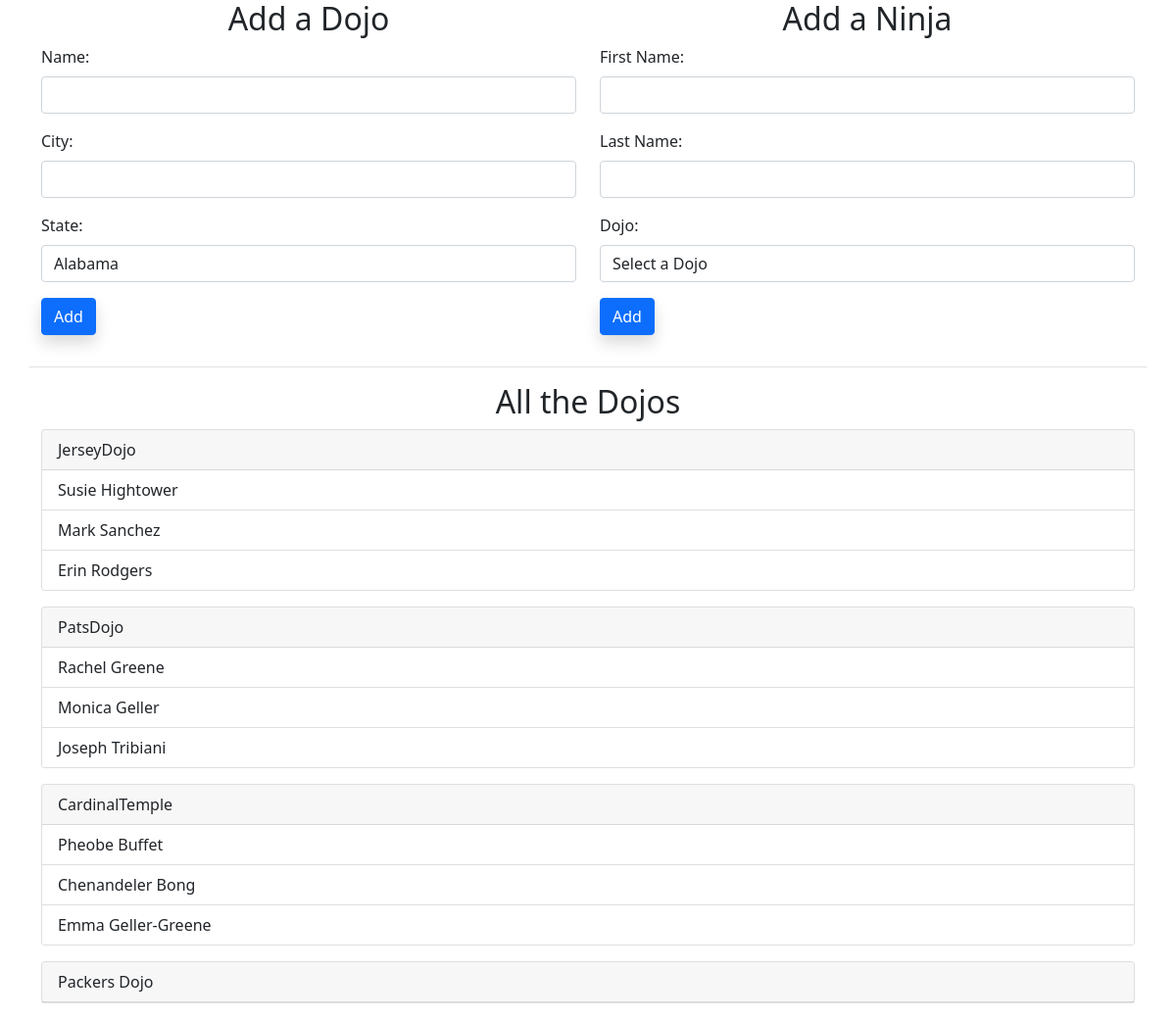
Before: / with the older database file.
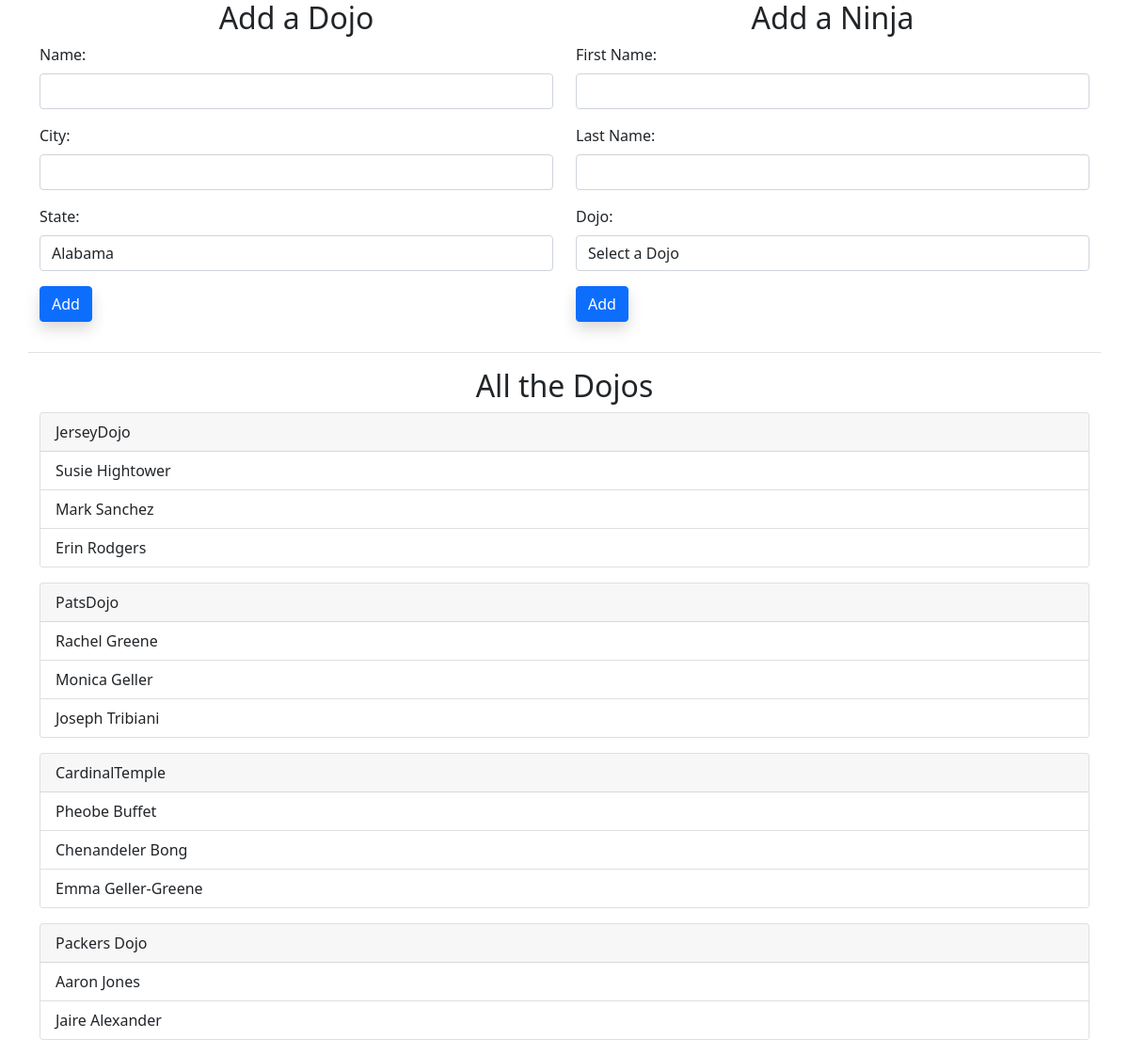
After: the same page with the newer database file.
### dojo_ninjas_app/models.py (models this page shows)
class Dojo(models.Model):
    name = models.CharField(max_length=255)
    city = models.CharField(max_length=255)
    state = models.EmailField(max_length=2)
    desc = models.TextField(null=True)
    created_at = models.DateTimeField(auto_now_add=True)
    updated_at = models.DateTimeField(auto_now=True)

class Ninja(models.Model):
    first_name = models.CharField(max_length=255)
    last_name = models.CharField(max_length=255)
    dojo = models.ForeignKey(Dojo, related_name="ninjas", on_delete = models.CASCADE)
    created_at = models.DateTimeField(auto_now_add=True)
    updated_at = models.DateTimeField(auto_now=True)

### dojo_ninjas_app/views.py (the view)
def root(request):
    all_dojos = Dojo.objects.all()
    context = {
        'all_dojos': all_dojos
    }
    return render(request,'index.html', context)

### dojo_ninjas_app/templates/index.html (shortened to what this page needs)
<!DOCTYPE html>
<html lang="en">
<head>
    <link href="https://cdn.jsdelivr.net/npm/bootstrap@5.0.0-beta2/dist/css/bootstrap.min.css" rel="stylesheet">
    {% load static %}
    <link rel="stylesheet" href="{% static 'css/style.css' %}">
</head>
<body>
    <div class="container">
        <div class="row">
            <div class="col">
                <h2 class="text-center">Add a Dojo</h2>
                <form action="/dojos/create" method="post">
                    <div class="mb-3">
                        <label for="dojo_name" class="form-label">Name:</label>
                        <input type="text" name="name" id="dojo_name" class="form-control">
                    </div>
                    <div class="mb-3">
                        <label for="dojo_city" class="form-label">City:</label>
                        <input type="text" name="city" id="dojo_city" class="form-control">
                    </div>
                    <div class="mb-3">
                        <label for="dojo_state" class="form-label">State:</label>
                            <select name="state" id='dojo_state' class="form-control">
                                <option value="AL">Alabama</option>
                            </select>
                    </div>
                    <div class="mb-3 ">
                        <input class='btn btn-primary shadow' type="submit" value="Add">
                    </div>
                </form>
            </div>
            <div class="col">
                <h2 class="text-center">Add a Ninja</h2>
                <form action="/ninjas/create" method="post">
                    <div class="mb-3">
                        <label for="ninja_first_name" class="form-label">First Name:</label>
                        <input type="text" name="first_name" id="ninja_first_name" class="form-control">
                    </div>
                    <div class="mb-3">
                        <label for="ninja_last_name" class="form-label">Last Name:</label>
                        <input type="text" name="last_name" id="ninja_last_name" class="form-control">
                    </div>
                    <div class="mb-3">
                        <label for="dojo_name" class="form-label">Dojo:</label>
                        <select name="dojo_id" class="form-control" id="dojo_name">
                            <option value="0">Select a Dojo</option>
                        </select>
                    </div>
                    <div class="mb-3">
                        <input class='btn btn-primary shadow' type="submit" value="Add">
                    </div>
                </form>
            </div>
        </div>
        <div class="row border-top mt-3">
            <div class="col mt-3">
                <h2 class="text-center">All the Dojos</h2>
                {% for dojo in all_dojos %}
                <div class="card mb-3">
                    <div class="card-header">{{ dojo.name }}</div>
                    <ul class="list-group list-group-flush">
                        {% for ninja in dojo.ninjas.all %}
                        <li class="list-group-item">{{ ninja.first_name }} {{ ninja.last_name }}</li>
                        {% endfor %}
                    </ul>
                </div>
                {% endfor %}
            </div>
        </div>
    </div>
</body>
</html>

### dojo_ninjas_app/static/css/style.css (style rules this page uses)
* { margin: 0px; padding: 0px; box-sizing: border-box; }
body { display: flex; flex-direction: column; justify-content: center; align-items: center; min-height: 100vh; }

Changed rows visible on the page:
added Ninja: first_name "Aaron", last_name "Jones", shown under Dojo "Packers Dojo"
added Ninja: first_name "Jaire", last_name "Alexander", shown under Dojo "Packers Dojo"
